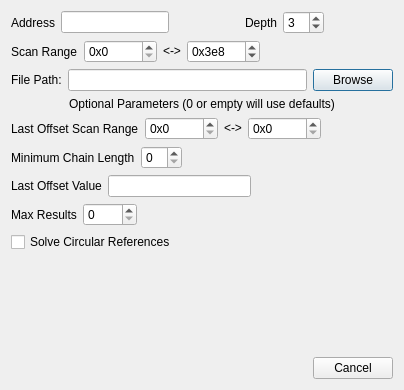
<?xml version="1.0" encoding="UTF-8"?>
<ui version="4.0">
 <class>Dialog</class>
 <widget class="QDialog" name="Dialog">
  <property name="geometry">
   <rect>
    <x>0</x>
    <y>0</y>
    <width>404</width>
    <height>390</height>
   </rect>
  </property>
  <property name="minimumSize">
   <size>
    <width>404</width>
    <height>390</height>
   </size>
  </property>
  <property name="maximumSize">
   <size>
    <width>404</width>
    <height>390</height>
   </size>
  </property>
  <property name="windowTitle">
   <string>Scan for Pointers</string>
  </property>
  <layout class="QGridLayout" name="gridLayout">
   <item row="0" column="0">
    <layout class="QVBoxLayout" name="verticalLayout">
     <item>
      <layout class="QHBoxLayout" name="horizontalLayout">
       <item>
        <widget class="QLabel" name="label">
         <property name="text">
          <string>Address</string>
         </property>
        </widget>
       </item>
       <item>
        <widget class="QLineEdit" name="lineEdit_Address"/>
       </item>
       <item>
        <spacer name="horizontalSpacer">
         <property name="orientation">
          <enum>Qt::Orientation::Horizontal</enum>
         </property>
         <property name="sizeHint" stdset="0">
          <size>
           <width>40</width>
           <height>20</height>
          </size>
         </property>
        </spacer>
       </item>
       <item>
        <widget class="QLabel" name="label_2">
         <property name="text">
          <string>Depth</string>
         </property>
        </widget>
       </item>
       <item>
        <widget class="QSpinBox" name="spinBox_Depth">
         <property name="minimum">
          <number>1</number>
         </property>
         <property name="value">
          <number>3</number>
         </property>
        </widget>
       </item>
       <item>
        <spacer name="horizontalSpacer_7">
         <property name="orientation">
          <enum>Qt::Orientation::Horizontal</enum>
         </property>
         <property name="sizeHint" stdset="0">
          <size>
           <width>40</width>
           <height>20</height>
          </size>
         </property>
        </spacer>
       </item>
      </layout>
     </item>
     <item>
      <layout class="QHBoxLayout" name="horizontalLayout_2">
       <item>
        <widget class="QLabel" name="label_3">
         <property name="text">
          <string>Scan Range</string>
         </property>
        </widget>
       </item>
       <item>
        <widget class="QSpinBox" name="spinBox_ScanRangeStart">
         <property name="prefix">
          <string>0x</string>
         </property>
         <property name="maximum">
          <number>16777215</number>
         </property>
         <property name="displayIntegerBase">
          <number>16</number>
         </property>
        </widget>
       </item>
       <item>
        <widget class="QLabel" name="label_4">
         <property name="text">
          <string>&lt;-&gt;</string>
         </property>
        </widget>
       </item>
       <item>
        <widget class="QSpinBox" name="spinBox_ScanRangeEnd">
         <property name="suffix">
          <string/>
         </property>
         <property name="prefix">
          <string>0x</string>
         </property>
         <property name="maximum">
          <number>16777215</number>
         </property>
         <property name="value">
          <number>1000</number>
         </property>
         <property name="displayIntegerBase">
          <number>16</number>
         </property>
        </widget>
       </item>
       <item>
        <spacer name="horizontalSpacer_6">
         <property name="orientation">
          <enum>Qt::Orientation::Horizontal</enum>
         </property>
         <property name="sizeHint" stdset="0">
          <size>
           <width>40</width>
           <height>20</height>
          </size>
         </property>
        </spacer>
       </item>
      </layout>
     </item>
     <item>
      <layout class="QHBoxLayout" name="horizontalLayout_7">
       <item>
        <widget class="QLabel" name="label_10">
         <property name="text">
          <string>File Path:</string>
         </property>
        </widget>
       </item>
       <item>
        <widget class="QLineEdit" name="lineEdit_Path">
         <property name="enabled">
          <bool>true</bool>
         </property>
         <property name="text">
          <string/>
         </property>
         <property name="dragEnabled">
          <bool>false</bool>
         </property>
         <property name="readOnly">
          <bool>true</bool>
         </property>
         <property name="clearButtonEnabled">
          <bool>false</bool>
         </property>
        </widget>
       </item>
       <item>
        <widget class="QPushButton" name="pushButton_PathBrowse">
         <property name="enabled">
          <bool>true</bool>
         </property>
         <property name="text">
          <string>Browse</string>
         </property>
        </widget>
       </item>
      </layout>
     </item>
     <item>
      <layout class="QHBoxLayout" name="horizontalLayout_8">
       <item>
        <widget class="QLabel" name="label_11">
         <property name="text">
          <string>Optional Parameters (0 or empty will use defaults)</string>
         </property>
         <property name="alignment">
          <set>Qt::AlignmentFlag::AlignCenter</set>
         </property>
        </widget>
       </item>
      </layout>
     </item>
     <item>
      <layout class="QHBoxLayout" name="horizontalLayout_3">
       <item>
        <widget class="QLabel" name="label_5">
         <property name="text">
          <string>Last Offset Scan Range</string>
         </property>
        </widget>
       </item>
       <item>
        <widget class="QSpinBox" name="spinBox_ScanLRangeStart">
         <property name="prefix">
          <string>0x</string>
         </property>
         <property name="maximum">
          <number>16777215</number>
         </property>
         <property name="value">
          <number>0</number>
         </property>
         <property name="displayIntegerBase">
          <number>16</number>
         </property>
        </widget>
       </item>
       <item>
        <widget class="QLabel" name="label_9">
         <property name="text">
          <string>&lt;-&gt;</string>
         </property>
        </widget>
       </item>
       <item>
        <widget class="QSpinBox" name="spinBox_ScanLRangeEnd">
         <property name="prefix">
          <string>0x</string>
         </property>
         <property name="maximum">
          <number>16777215</number>
         </property>
         <property name="value">
          <number>0</number>
         </property>
         <property name="displayIntegerBase">
          <number>16</number>
         </property>
        </widget>
       </item>
       <item>
        <spacer name="horizontalSpacer_5">
         <property name="orientation">
          <enum>Qt::Orientation::Horizontal</enum>
         </property>
         <property name="sizeHint" stdset="0">
          <size>
           <width>40</width>
           <height>20</height>
          </size>
         </property>
        </spacer>
       </item>
      </layout>
     </item>
     <item>
      <layout class="QHBoxLayout" name="horizontalLayout_4">
       <item>
        <widget class="QLabel" name="label_6">
         <property name="text">
          <string>Minimum Chain Length</string>
         </property>
        </widget>
       </item>
       <item>
        <widget class="QSpinBox" name="spinBox_Node">
         <property name="minimum">
          <number>0</number>
         </property>
         <property name="value">
          <number>0</number>
         </property>
        </widget>
       </item>
       <item>
        <spacer name="horizontalSpacer_4">
         <property name="orientation">
          <enum>Qt::Orientation::Horizontal</enum>
         </property>
         <property name="sizeHint" stdset="0">
          <size>
           <width>40</width>
           <height>20</height>
          </size>
         </property>
        </spacer>
       </item>
      </layout>
     </item>
     <item>
      <layout class="QHBoxLayout" name="horizontalLayout_5">
       <item>
        <widget class="QLabel" name="label_7">
         <property name="text">
          <string>Last Offset Value</string>
         </property>
        </widget>
       </item>
       <item>
        <widget class="QLineEdit" name="lineEdit_Last"/>
       </item>
       <item>
        <spacer name="horizontalSpacer_2">
         <property name="orientation">
          <enum>Qt::Orientation::Horizontal</enum>
         </property>
         <property name="sizeHint" stdset="0">
          <size>
           <width>40</width>
           <height>20</height>
          </size>
         </property>
        </spacer>
       </item>
      </layout>
     </item>
     <item>
      <layout class="QHBoxLayout" name="horizontalLayout_6">
       <item>
        <widget class="QLabel" name="label_8">
         <property name="text">
          <string>Max Results</string>
         </property>
        </widget>
       </item>
       <item>
        <widget class="QSpinBox" name="spinBox_Max">
         <property name="maximum">
          <number>1000</number>
         </property>
         <property name="value">
          <number>0</number>
         </property>
        </widget>
       </item>
       <item>
        <spacer name="horizontalSpacer_3">
         <property name="orientation">
          <enum>Qt::Orientation::Horizontal</enum>
         </property>
         <property name="sizeHint" stdset="0">
          <size>
           <width>40</width>
           <height>20</height>
          </size>
         </property>
        </spacer>
       </item>
      </layout>
     </item>
     <item>
      <widget class="QCheckBox" name="checkBox_Cycle">
       <property name="text">
        <string>Solve Circular References</string>
       </property>
      </widget>
     </item>
     <item>
      <spacer name="verticalSpacer">
       <property name="orientation">
        <enum>Qt::Orientation::Vertical</enum>
       </property>
       <property name="sizeHint" stdset="0">
        <size>
         <width>20</width>
         <height>40</height>
        </size>
       </property>
      </spacer>
     </item>
     <item>
      <widget class="QDialogButtonBox" name="buttonBox">
       <property name="orientation">
        <enum>Qt::Orientation::Horizontal</enum>
       </property>
       <property name="standardButtons">
        <set>QDialogButtonBox::StandardButton::Cancel</set>
       </property>
      </widget>
     </item>
    </layout>
   </item>
  </layout>
 </widget>
 <resources/>
 <connections>
  <connection>
   <sender>buttonBox</sender>
   <signal>accepted()</signal>
   <receiver>Dialog</receiver>
   <slot>accept()</slot>
   <hints>
    <hint type="sourcelabel">
     <x>248</x>
     <y>254</y>
    </hint>
    <hint type="destinationlabel">
     <x>157</x>
     <y>274</y>
    </hint>
   </hints>
  </connection>
  <connection>
   <sender>buttonBox</sender>
   <signal>rejected()</signal>
   <receiver>Dialog</receiver>
   <slot>reject()</slot>
   <hints>
    <hint type="sourcelabel">
     <x>316</x>
     <y>260</y>
    </hint>
    <hint type="destinationlabel">
     <x>286</x>
     <y>274</y>
    </hint>
   </hints>
  </connection>
 </connections>
</ui>
